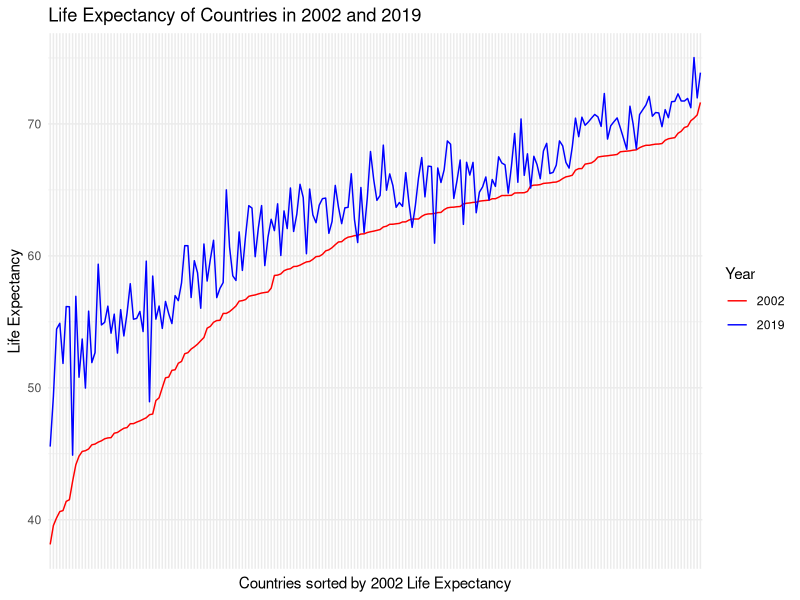

Write the R code that produced this figure.
data <- read.csv("data/life_expectancy.csv")
library(dplyr)
library(ggplot2)
library(sqldf)
library(tidyr)
# View(data)

# 2019 life expectancy (for checking)
LE_2019 <- data %>%
  select(location_name, val, year) %>%
  filter(year == 2019) %>%
  arrange(val)

# 2002 life expectancy (for checking)
LE_2002 <- data %>%
  select(location_name, val, year) %>%
  filter(year == 2002) %>%
  arrange(val)

# Combines the data and orders by 2002 LE
combined <- sqldf("SELECT a.location_name as Country,a.val as Life_Expectancy_2002,
                    b.val as Life_Expectancy_2019
                FROM LE_2002 as a
                JOIN LE_2019 as b
                WHERE a.location_name = b.location_name
                ORDER BY a.val ASC;
                ")

# Locks the countries so that ggplot can't auto arrange it
combined$Country <- factor(combined$Country, levels = combined$Country)

# Splits LE in 2002 and 2019 into two rows instead of columns
combined_long <- combined %>%
  pivot_longer(cols = starts_with("Life_Expectancy"), 
               names_to = "Year", 
               values_to = "Life_Expectancy") %>%
  mutate(Year = gsub("Life_Expectancy_", "", Year))


# Plots the LE sorted by 2002 LE
combined_long %>%
  ggplot(aes(x = Country, y = Life_Expectancy, group = Year, color = Year)) +
  geom_line() +
  theme_minimal() +
  theme(
    axis.text.x = element_blank(),
    axis.ticks.x = element_blank()
  ) +
  scale_color_manual(values = c("2002" = "red", "2019" = "blue")) +
  labs(color = "Year", y = "Life Expectancy",
       x = "Countries sorted by 2002 Life Expectancy",
       title = "Life Expectancy of Countries in 2002 and 2019")
